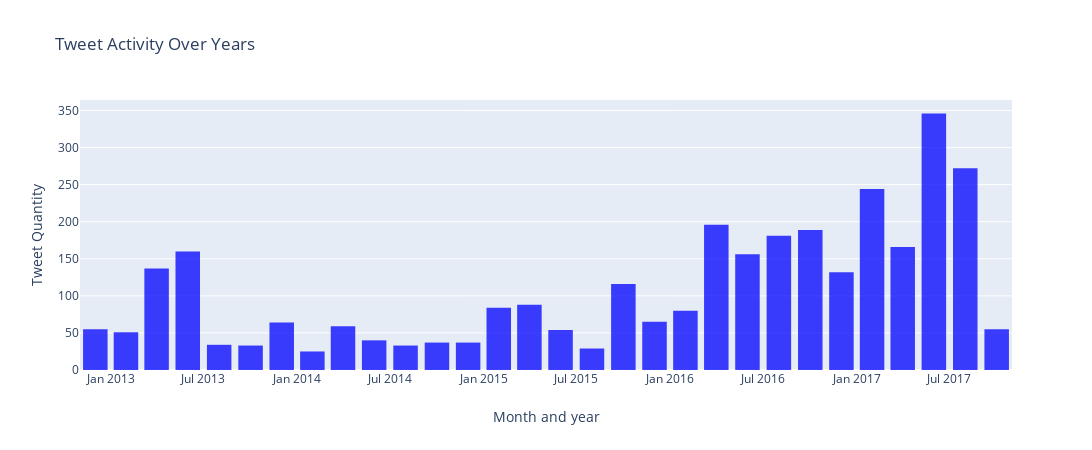

Notebook code cell kept with this figure:
### Markdown cell above
***Tweet Activity Over Years***

### Code cell
'''import plotly.plotly as py
import plotly.graph_objs as go
'''
tweets['Time'] = pd.to_datetime(tweets['Time'], format='%y-%m-%d %H:%M:%S')
tweetsT = tweets['Time']

trace = go.Histogram(
    x=tweetsT,
    marker=dict(
        color='blue'
    ),
    opacity=0.75
)

layout = go.Layout(
    title='Tweet Activity Over Years',
    height=450,
    width=1200,
    xaxis=dict(
        title='Month and year'
    ),
    yaxis=dict(
        title='Tweet Quantity'
    ),
    bargap=0.2,
)

data = [trace]

fig = go.Figure(data=data, layout=layout)
py.offline.iplot(fig)

### Figure 1 — Plotly figure (JSON) as saved in the notebook; plotly's stock layout.template omitted (floating-point values rounded to 4 significant figures; data arrays with more than 128 entries replaced by an {"elided": "..."} marker saying what was removed)
{"data": [{"marker": {"color": "blue"}, "opacity": 0.75, "type": "histogram", "x": {"elided": "3218 str values"}}], "layout": {"bargap": 0.2, "height": 450, "title": {"text": "Tweet Activity Over Years"}, "width": 1200, "xaxis": {"title": {"text": "Month and year"}}, "yaxis": {"title": {"text": "Tweet Quantity"}}}}
